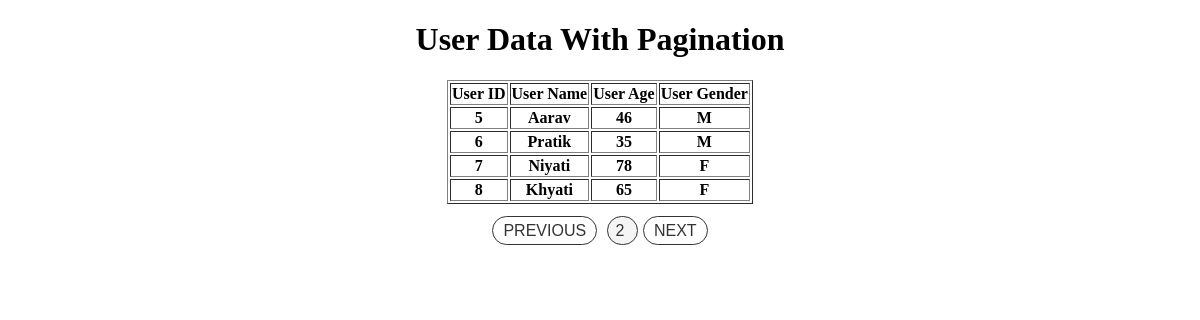
The page /data/?page=2 on the database its author committed.
### p1/models.py (models this page shows)
class User(models.Model):
    u_id = models.AutoField(primary_key=True)
    u_name = models.CharField(max_length=100)
    u_age = models.IntegerField()
    u_gender = models.CharField(max_length=10)
    class Meta:
        db_table = "User"

### p1/views.py (the view)
# urls.py: path('data/', views.User_Data),
def User_Data(request):
    all_user = User.objects.all()
    paginator = Paginator(all_user, 4, orphans=2)
    page_number = request.GET.get('page')
    page_obj = paginator.get_page(page_number)
    return render(request, 'index.html', {'page_obj': page_obj})

### p1/template/index.html (shortened to what this page needs)
<!DOCTYPE html>
<html lang="en">
<head>
</head>
<body align="center">
    <div>
        <h1>User Data With Pagination</h1>
    </div>
    <div align="center">
        <table border="1">
            <tr>
                <th>User ID</th>
                <th>User Name</th>
                <th>User Age</th>
                <th>User Gender</th>
            </tr>
            {% for data in page_obj %}
            <tr>
                <th>{{data.u_id}}</th>
                <th>{{data.u_name}}</th>
                <th>{{data.u_age}}</th>
                <th>{{data.u_gender}}</th>
            </tr>
            {% endfor %}
        </table>
        <br>
        <div class="paginator">
            <span>
                {% if page_obj.has_previous %}
                <a href="?page={{page_obj.previous_page_number}}">PREVIOUS</a>
                {% endif %}
                <span class="current-page">
                    {{ page_obj.number }}
                </span>
                {% if page_obj.has_next %}
                <a href="?page={{page_obj.next_page_number}}">NEXT</a>
                {% endif %}
            </span>
        </div>
    </div>
</body>
</html>

### p1/template/index.html (style rules this page uses)
.paginator { display: flex; justify-content: center; align-items: center; font-family: Arial, sans-serif; }
.paginator span { margin: 0 5px; }
.paginator a { text-decoration: none; padding: 5px 10px; border: 1px solid #333; border-radius: 50px; color: #333; }
.paginator .current-page { padding: 5px 8px; border: 1px solid #333; border-radius: 50px; background-color: #f5f5f5; color: #333; }

### rows shown on the page
User: u_id "5", u_name "Aarav", u_age "46", u_gender "M"
User: u_id "6", u_name "Pratik", u_age "35", u_gender "M"
User: u_id "7", u_name "Niyati", u_age "78", u_gender "F"
User: u_id "8", u_name "Khyati", u_age "65", u_gender "F"

### other values the page prints
{{ page_obj.number }} "2"
